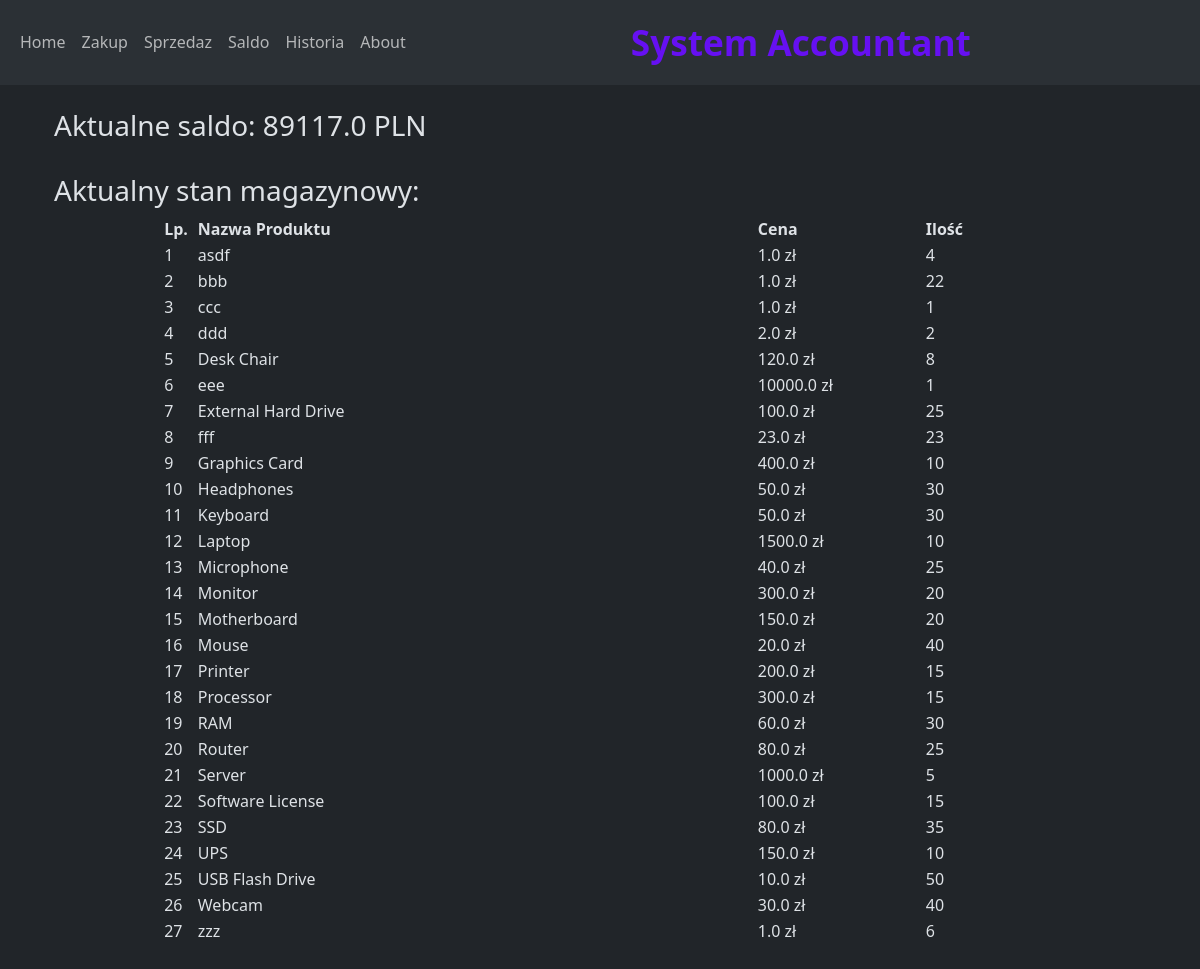
The page / on the database its author committed.
### app.py (models this page shows)
class Saldo(db.Model):
    id = db.Column(db.Integer, primary_key=True)
    saldo = db.Column(db.Float)
    when = db.Column(db.DateTime, server_default=func.now())

class Inventory(db.Model):
    id = db.Column(db.Integer, primary_key=True)
    product = db.Column(db.String)
    price = db.Column(db.Float)
    quantity = db. Column(db.Integer)
    historia = relationship('History' , back_populates = 'inventory')

### app.py (the view)
@app.route('/')
def index():
    magazyn_stan = Inventory.query.all()
    magazyn_stan = sorted(Inventory.query.all() , key = lambda x: x.product.lower())
    konto = Saldo.query.order_by(Saldo.id.desc()).first()
    if konto is None:
        konto = 0
    else:
        konto = konto.saldo
    return render_template('index.html', konto=konto, magazyn=magazyn_stan)

### templates/index.html (shortened to what this page needs)
{% extends "base.html" %}
{% block content %}
<div class="container">
<h3>Aktualne saldo:  {{ konto }} PLN</h3>
<br>
        <h3>Aktualny stan magazynowy: </h3>
    <table  style="width:80%" align="center">
        <tr>
            <th style="width:3%">Lp.</th>
            <th style="width:50%">Nazwa Produktu</th>
            <th style="width:15%">Cena</th>
            <th style="width:10%">Ilość</th>
        </tr>
        {% for produkt in magazyn %}
        <tr>
            <td>{{ loop.index }}</td>
            <td>{{ produkt.product }}</td>
            <td>{{ produkt.price }} zł</td>
            <td>{{ produkt.quantity }}</td>
        </tr>
        {% endfor %}
    </table><br>
    <br>
</div>
{% endblock %}

### rows shown on the page
Saldo: saldo "89117.0"
Inventory: product "asdf", price "1.0", quantity "4"
Inventory: product "bbb", price "1.0", quantity "22"
Inventory: product "ccc", price "1.0", quantity "1"
Inventory: product "ddd", price "2.0", quantity "2"
Inventory: product "Desk Chair", price "120.0", quantity "8"
Inventory: product "eee", price "10000.0", quantity "1"
Inventory: product "External Hard Drive", price "100.0", quantity "25"
Inventory: product "fff", price "23.0", quantity "23"
Inventory: product "Graphics Card", price "400.0", quantity "10"
Inventory: product "Headphones", price "50.0", quantity "30"
Inventory: product "Keyboard", price "50.0", quantity "30"
Inventory: product "Laptop", price "1500.0", quantity "10"
Inventory: product "Microphone", price "40.0", quantity "25"
Inventory: product "Monitor", price "300.0", quantity "20"
Inventory: product "Motherboard", price "150.0", quantity "20"
Inventory: product "Mouse", price "20.0", quantity "40"
Inventory: product "Printer", price "200.0", quantity "15"
Inventory: product "Processor", price "300.0", quantity "15"
Inventory: product "RAM", price "60.0", quantity "30"
Inventory: product "Router", price "80.0", quantity "25"
Inventory: product "Server", price "1000.0", quantity "5"
Inventory: product "Software License", price "100.0", quantity "15"
Inventory: product "SSD", price "80.0", quantity "35"
Inventory: product "UPS", price "150.0", quantity "10"
Inventory: product "USB Flash Drive", price "10.0", quantity "50"
Inventory: product "Webcam", price "30.0", quantity "40"
Inventory: product "zzz", price "1.0", quantity "6"
